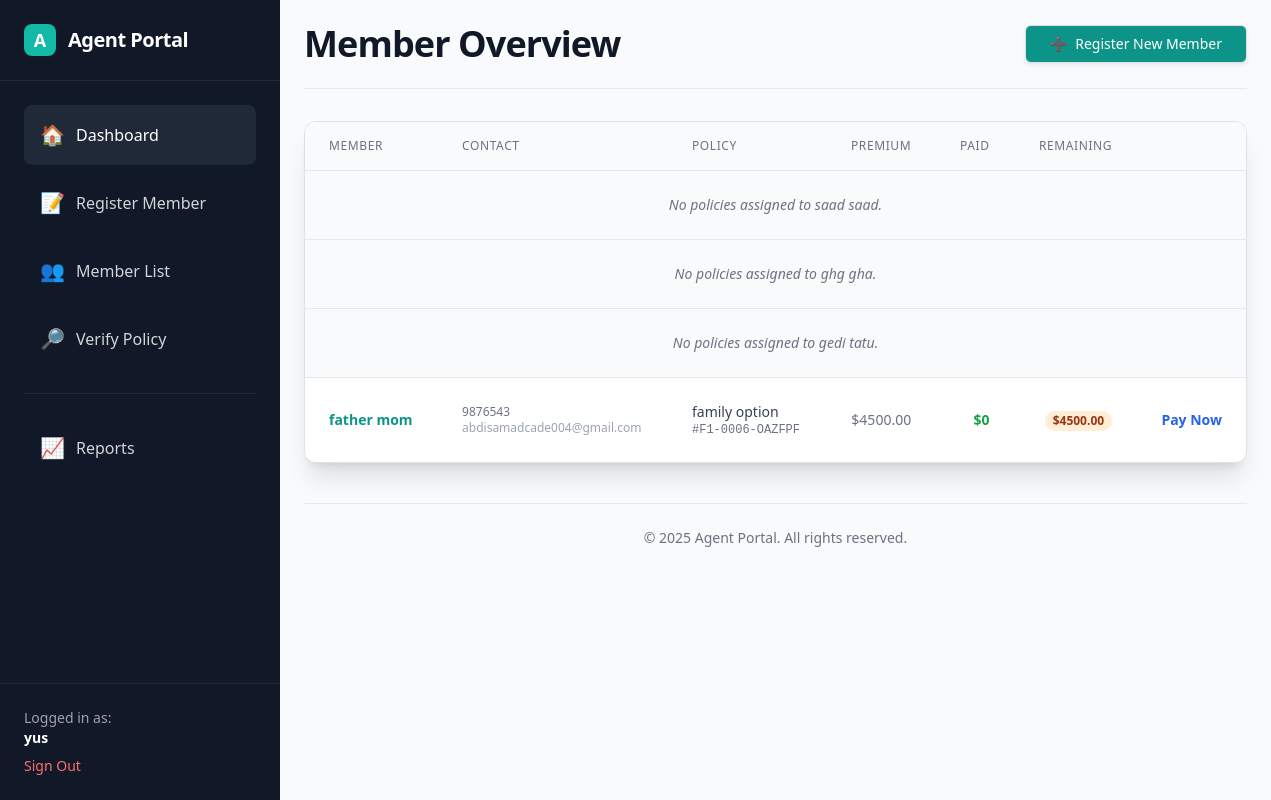
Screenshot of /agent/dashboard/ (signed in) with the database file from the repository.
### insurance/models.py (models this page shows, shortened)
class Member(models.Model):
    user = models.OneToOneField(User, on_delete=models.CASCADE, related_name='member_profile')
    phone = models.CharField(max_length=20)
    address = models.CharField(max_length=255, blank=True)
    date_of_birth = models.DateField(null=True, blank=True)
    registered_by = models.ForeignKey(
        User,
        on_delete=models.SET_NULL,
        null=True,
        blank=True,
        related_name='registered_members',
        limit_choices_to={'profile__role': 'agent'}
    )

class MemberPolicy(models.Model):
    member = models.ForeignKey(Member, on_delete=models.CASCADE, related_name='policies')
    policy = models.ForeignKey(Policy, on_delete=models.CASCADE, related_name='member_policies',null=True,blank=True,)
    member_policy_number = models.CharField(max_length=50, unique=True, blank=True)
    start_date = models.DateField(auto_now_add=True)
    end_date = models.DateField(null=True, blank=True)
    is_active = models.BooleanField(default=True)
    class Meta:
        unique_together = ('member', 'policy')
        verbose_name = "Member Policy"
        verbose_name_plural = "Member Policies"

class Policy(models.Model):
    policy_number = models.CharField(max_length=120, unique=True)
    name = models.CharField(max_length=200)
    description = models.TextField(blank=True)
    premium = models.DecimalField(max_digits=12, decimal_places=2)
    start_date = models.DateField(null=True, blank=True)
    end_date = models.DateField(null=True, blank=True)
    status = models.CharField(
        max_length=20,
        choices=[
            ('active', 'Active'),
            ('inactive', 'Inactive'),
            ('expired', 'Expired'),
        ],
        default='active'
    )
    created_at = models.DateTimeField(auto_now_add=True,null=True, blank=True)

### insurance/views.py (the view)
# urls.py: path('agent/dashboard/', views.agent_dashboard, name='agent_dashboard'),
@login_required
def agent_dashboard(request):
    if request.user.profile.role != "agent":
        messages.error(request, "Access denied.")
        return redirect('claim_dashboard')
    members = Member.objects.filter(registered_by=request.user).prefetch_related('policies__payments', 'policies__policy')
    member_data = []
    for member in members:
        policies_info = []
        for mp in member.policies.all():
            total_paid = sum(p.amount for p in mp.payments.all())
            policies_info.append({
                'member_policy': mp,
                'policy_name': mp.policy.name,
                'policy_number': mp.member_policy_number,
                'premium': mp.policy.premium,
                'total_paid': total_paid,
                'remaining': mp.policy.premium - total_paid,
            })
        member_data.append({
            'member': member,
            'policies': policies_info
        })
    context = {
        'member_data': member_data
    }
    return render(request, 'dashboard/agent_dashboard.html', context)

### insurance/templates/dashboard/agent_dashboard.html (shortened to what this page needs)
{% extends 'base.html' %}
{% block content %}
<div class="flex min-h-screen bg-gray-50">
    <aside id="sidebar" class="sidebar-wrapper fixed h-screen top-0 bg-gray-900 flex flex-col z-50">
        <div class="sidebar-header p-6 border-b border-gray-800">
            <div class="sidebar-brand flex items-center space-x-3 text-white">
                <div class="h-8 w-8 bg-teal-500 rounded-lg flex items-center justify-center text-lg font-bold">A</div>
                <span class="text-xl font-extrabold tracking-tight">Agent Portal</span>
            </div>
        </div>
        <nav class="flex-grow p-4 space-y-2">
            <a href="{% url 'agent_dashboard' %}"
               class="sidebar-nav-link flex items-center p-3 rounded-lg text-gray-300 hover:bg-gray-800 hover:text-white {% if request.path == '/agent/dashboard/' %}bg-gray-800 text-white{% endif %} transition duration-150">
                <span class="text-xl w-6 text-center">🏠</span>
                <span class="ml-3 font-medium">Dashboard</span>
            </a>
            <a href="{% url 'register_member' %}"
               class="sidebar-nav-link flex items-center p-3 rounded-lg text-gray-300 hover:bg-gray-800 hover:text-white transition duration-150">
                <span class="text-xl w-6 text-center">📝</span>
                <span class="ml-3 font-medium">Register Member</span>
            </a>
            <a href="{% url 'member_list' %}"
               class="sidebar-nav-link flex items-center p-3 rounded-lg text-gray-300 hover:bg-gray-800 hover:text-white transition duration-150">
                <span class="text-xl w-6 text-center">👥</span>
                <span class="ml-3 font-medium">Member List</span>
            </a>
            <a href="#"
               class="sidebar-nav-link flex items-center p-3 rounded-lg text-gray-300 hover:bg-gray-800 hover:text-white transition duration-150">
                <span class="text-xl w-6 text-center">🔎</span>
                <span class="ml-3 font-medium">Verify Policy</span>
            </a>
            <div class="pt-4 border-t border-gray-800 mt-4">
                 <a href="#"
                   class="sidebar-nav-link flex items-center p-3 rounded-lg text-gray-300 hover:bg-gray-800 hover:text-white transition duration-150">
                    <span class="text-xl w-6 text-center">📈</span>
                    <span class="ml-3 font-medium">Reports</span>
                </a>
            </div>
        </nav>
        <div class="sidebar-user-info p-6 border-t border-gray-800 text-sm text-gray-400">
            <p>Logged in as:</p>
            <p class="font-semibold text-white truncate">{{ request.user.username|default:"Agent ID" }}</p>
            <a href="{% url 'logout' %}" class="mt-2 block text-red-400 hover:text-red-300 transition duration-150">Sign Out</a>
        </div>
    </aside>
    <main class="main-content-wrapper flex-1 p-4 sm:p-6 lg:p-8">
        <header class="flex justify-between items-center mb-8 border-b border-gray-200 pb-4 sticky top-0 bg-gray-50 z-30">
            <div class="flex items-center">
                <h1 class="text-3xl sm:text-4xl font-extrabold text-gray-900 tracking-tight">
                    Member Overview
                </h1>
            </div>
             <a href="{% url 'register_member' %}" class="hidden sm:inline-flex items-center px-4 py-2 border border-transparent shadow-sm text-sm font-medium rounded-md text-white bg-teal-600 hover:bg-teal-700 focus:outline-none focus:ring-2 focus:ring-offset-2 focus:ring-teal-500">
                <span role="img" aria-label="plus icon" class="mr-2">➕</span> Register New Member
            </a>
        </header>
{% if member_data %}
<div class="bg-white shadow-xl rounded-xl overflow-hidden border border-gray-200">
    <div class="overflow-x-auto">
        <table class="min-w-full divide-y divide-gray-200">
            <thead class="bg-gray-50">
                <tr>
                    <th scope="col" class="px-6 py-3 text-left text-xs font-medium text-gray-500 uppercase tracking-wider">
                        Member
                    </th>
                    <th scope="col" class="px-6 py-3 text-left text-xs font-medium text-gray-500 uppercase tracking-wider hidden sm:table-cell">
                        Contact
                    </th>
                    <th scope="col" class="px-6 py-3 text-left text-xs font-medium text-gray-500 uppercase tracking-wider">
                        Policy
                    </th>
                    <th scope="col" class="px-6 py-3 text-right text-xs font-medium text-gray-500 uppercase tracking-wider hidden md:table-cell">
                        Premium
                    </th>
                    <th scope="col" class="px-6 py-3 text-right text-xs font-medium text-gray-500 uppercase tracking-wider hidden sm:table-cell">
                        Paid
                    </th>
                    <th scope="col" class="px-6 py-3 text-right text-xs font-medium text-gray-500 uppercase tracking-wider">
                        Remaining
                    </th>
                    <th scope="col" class="relative px-6 py-3">
                    </th>
                </tr>
            </thead>
            <tbody class="bg-white divide-y divide-gray-200">
                {% for item in member_data %}
                    {% for policy_info in item.policies %}
                    <tr class="hover:bg-gray-50 transition duration-150">
                        <td class="px-6 py-4 whitespace-nowrap text-sm font-medium text-gray-900">
                            <a href="#" class="text-teal-600 hover:text-teal-900 font-semibold">{{ item.member.user.get_full_name|default:item.member.user.username }}</a>
                        </td>
                        <td class="px-6 py-4 whitespace-nowrap text-sm text-gray-500 hidden sm:table-cell">
                            <div class="text-xs">{{ item.member.phone }}</div>
                            <div class="text-xs text-gray-400 truncate">{{ item.member.user.email }}</div>
                        </td>
                        <td class="px-6 py-4 whitespace-nowrap text-sm text-gray-700">
                            <div class="font-medium">{{ policy_info.policy_name }}</div>
                            <div class="text-xs text-gray-500 font-mono">#{{ policy_info.policy_number }}</div>
                        </td>
                        <td class="px-6 py-4 whitespace-nowrap text-sm text-right text-gray-500 hidden md:table-cell">
                            <span class="font-medium">${{ policy_info.premium }}</span>
                        </td>
                        <td class="px-6 py-4 whitespace-nowrap text-sm text-right hidden sm:table-cell">
                             <span class="text-green-600 font-semibold">${{ policy_info.total_paid }}</span>
                        </td>
                        <td class="px-6 py-4 whitespace-nowrap text-sm text-right">
                            <span class="px-2 inline-flex text-xs leading-5 font-bold rounded-full
                                {% if policy_info.remaining > 0 %}
                                    bg-orange-100 text-orange-800
                                {% else %}
                                    bg-green-100 text-green-800
                                {% endif %}">
                                ${{ policy_info.remaining }}
                            </span>
                        </td>
                        <td class="px-6 py-4 whitespace-nowrap text-right text-sm font-medium">
                            <a href="{% url 'add_member_payment' policy_info.member_policy.id %}" class="text-blue-600 hover:text-blue-900 font-semibold">
                                Pay <span class="hidden lg:inline">Now</span>
                            </a>
                        </td>
                    </tr>
                    {% empty %}
                    <tr class="bg-gray-50">
                        <td colspan="7" class="px-6 py-4 text-center text-sm text-gray-500 italic">
                            No policies assigned to {{ item.member.user.get_full_name|default:item.member.user.username }}.
                        </td>
                    </tr>
                    {% endfor %}
                {% endfor %}
            </tbody>
        </table>
    </div>
</div>
{% endif %}
        <footer class="mt-10 pt-4 border-t border-gray-200 text-center text-sm text-gray-500">
            &copy; 2025 Agent Portal. All rights reserved.
        </footer>
    </main>
</div>
{% endblock %}

### insurance/templates/dashboard/agent_dashboard.html (style rules this page uses)
.sidebar-wrapper { width: 280px; transition: all 0.3s ease-in-out; }
.main-content-wrapper { margin-left: 280px; transition: all 0.3s ease-in-out; }

### rows the page displays
Member: member.user.get_full_name "saad saad"
Member: member.user.get_full_name "ghg gha"
Member: member.user.get_full_name "gedi tatu"
Member: member.user.get_full_name "father mom", member.phone "9876543", member.user.email "abdisamadcade004@gmail.com"
MemberPolicy: policy_name "family option", policy_number "F1-0006-OAZFPF", premium "4500.00", total_paid "0", remaining "4500.00"

### other values shown
{{ request.user.username|default:"Agent ID" }} "yus"
